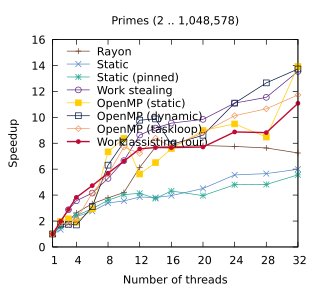

gnuplot code for this plot:
set title "Primes (2 .. 1,048,578)"
set terminal pdf size 3.2,2.9
set output "./results/Primes_2_.._1,048,578.pdf"
set key on
set key top left Left reverse
set key samplen 2.5
set xrange [1:32]
set xtics (1, 4, 8, 12, 16, 20, 24, 28, 32)
set xlabel "Number of threads"
set yrange [0:16]
set ylabel "Speedup"
plot './results/Primes_2_.._1,048,578.dat' using 1:2 title "Rayon" pointsize 0.7 lw 1 pt 1 linecolor rgb "#6E3B23" with linespoints, \
  './results/Primes_2_.._1,048,578.dat' using 1:3 title "Static" pointsize 0.7 lw 1 pt 2 linecolor rgb "#5287C6" with linespoints, \
  './results/Primes_2_.._1,048,578.dat' using 1:4 title "Static (pinned)" pointsize 0.7 lw 1 pt 3 linecolor rgb "#24A793" with linespoints, \
  './results/Primes_2_.._1,048,578.dat' using 1:5 title "Work stealing" pointsize 0.7 lw 1 pt 6 linecolor rgb "#5B2182" with linespoints, \
  './results/Primes_2_.._1,048,578.dat' using 1:6 title "OpenMP (static)" pointsize 0.7 lw 1 pt 5 linecolor rgb "#FFCD00" with linespoints, \
  './results/Primes_2_.._1,048,578.dat' using 1:7 title "OpenMP (dynamic)" pointsize 0.7 lw 1 pt 4 linecolor rgb "#001240" with linespoints, \
  './results/Primes_2_.._1,048,578.dat' using 1:8 title "OpenMP (taskloop)" pointsize 0.7 lw 1 pt 12 linecolor rgb "#F3965E" with linespoints, \
  './results/Primes_2_.._1,048,578.dat' using 1:9 title "Work assisting (our)" pointsize 0.4 lw 2 pt 7 linecolor rgb "#C00A35" with linespoints
